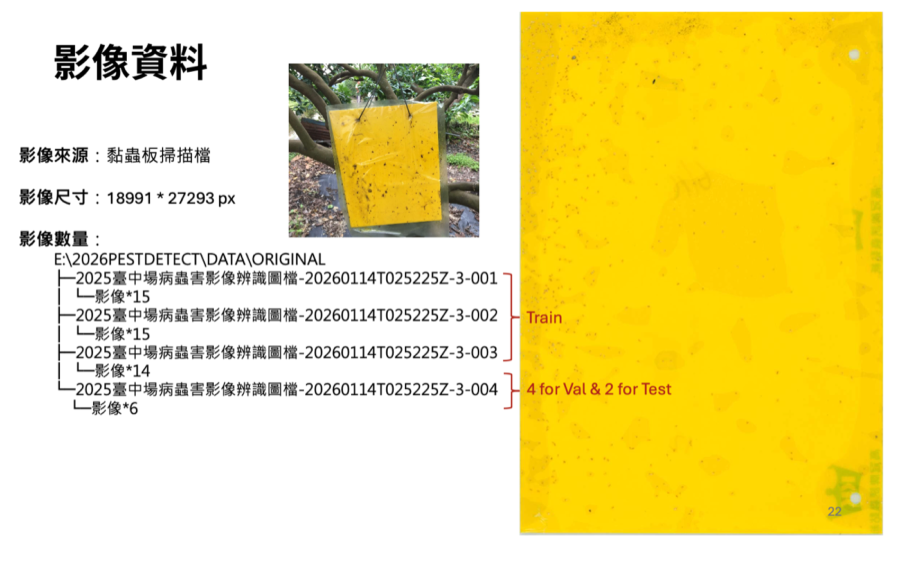
#> input picture 投稿格式/raw_sticky_trap_1.png, 1800 x 1175 px (shown at 1/2 size)
$ python pick_color.py --image '../投稿格式/raw_sticky_trap_1.png'
#> lines starting #> are read from the running program, lines starting #| are printed output that depends on the picture
"""
pick_color.py — 點選圖片上的像素，印出該點的 RGB / HSV 值

用法：
  python pick_color.py                                    # 從 filtered_output/candidate 隨機挑一張
  python pick_color.py --image path/to/tile.jpg           # 指定圖片
  python pick_color.py --input filtered_output/candidate  # 從資料夾隨機挑一張

操作方式：
  - 左鍵點選：印出該點顏色
  - 右鍵點選：印出該點顏色並加入「排除清單」
  - 按 N：換下一張圖
  - 按 Q 或 ESC：結束，印出建議的 HSV 範圍
"""

import argparse
import random
from pathlib import Path

import numpy as np
from PIL import Image
import cv2

SUPPORTED_EXT = {".jpg", ".jpeg", ".png", ".bmp"}
picked_colors = []  # 儲存點選的 HSV 值


def pil_to_hsv_array(img: Image.Image) -> np.ndarray:
    """回傳 HSV numpy array，shape=(H, W, 3)，值域 0-255。"""
    return np.array(img.convert("HSV"), dtype=np.uint8)


# [49 lines left out: functions hsv_to_color_name, mouse_callback, not called in this run]


def show_image(img_path: Path, scale: float = 4.0) -> str:
    """顯示圖片並等待操作，回傳 'next' 或 'quit'。"""
#> called with scale = 6
    with Image.open(img_path) as pil_img:
#> pil_img is the input picture: PIL image 1800x1175 RGBA; mean R, G, B, A 240.1, 224.3, 145.4, 255
        pil_img = pil_img.convert("RGB")
#> pil_img: PIL image 1800x1175 RGB
        w, h = pil_img.size
#> w = 1800; h = 1175
        hsv_arr = pil_to_hsv_array(pil_img)
#> in pil_to_hsv_array, `return np.array(img.convert("HSV"), dtype=np.uint8)`:
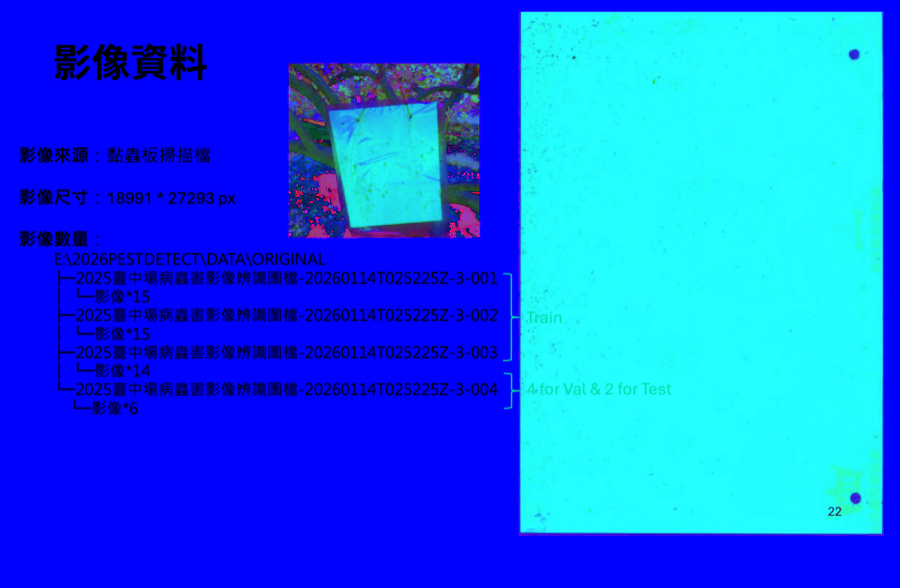
#> returned value: shape (1175, 1800, 3) (shown at 1/2 size); mean of channels 0, 1, 2 15.9, 97.8, 240.5; drawn as R, G, B
        img_rgb = np.array(pil_img)

    # 放大顯示（tile 通常很小，放大才看得清楚）
    disp_w = max(int(w * scale), 400)
#> disp_w = 10800
    disp_h = max(int(h * scale), 400)
#> disp_h = 7050
    display = cv2.resize(
        cv2.cvtColor(img_rgb, cv2.COLOR_RGB2BGR),
        (disp_w, disp_h), interpolation=cv2.INTER_NEAREST
    ).copy()

    win_name = "pick_color — 左鍵查詢 / 右鍵排除 / N換圖 / Q結束"
    cv2.namedWindow(win_name, cv2.WINDOW_NORMAL)
    cv2.resizeWindow(win_name, disp_w, disp_h)

    param = {
        "img_rgb": img_rgb,
        "hsv_arr": hsv_arr,
        "display": display,
        "scale": disp_w / w,
    }
    cv2.setMouseCallback(win_name, mouse_callback, param)
    cv2.imshow(win_name, display)
    print(f"\n📷 {img_path.name}  ({w}×{h}px)")
#| 📷 raw_sticky_trap_1.png  (1800×1175px)
    print("  左鍵=查詢顏色  右鍵=加入排除清單  N=下一張  Q/ESC=結束")

    while True:
        key = cv2.waitKey(0) & 0xFF
#> (key q is pressed here)
        if key in (ord("q"), 27):
            cv2.destroyAllWindows()
            return "quit"
        elif key == ord("n"):
            cv2.destroyAllWindows()
            return "next"


def summarize(picked: list) -> None:
    """根據點選的顏色，建議 filter_yellow.py 的排除範圍。"""
    if not picked:
        print("\n（沒有右鍵點選任何顏色，無法產生建議）")
        return

    hs = [p["h"] for p in picked]
    ss = [p["s"] for p in picked]
    vs = [p["v"] for p in picked]

    print("\n" + "=" * 50)
    print("右鍵點選的顏色統計：")
    print(f"  H 範圍：{min(hs)} ~ {max(hs)}")
    print(f"  S 範圍：{min(ss)} ~ {max(ss)}")
    print(f"  V 範圍：{min(vs)} ~ {max(vs)}")
    print()
    print("建議在 filter_yellow.py 加入以下排除條件：")
    h_min = max(0,   min(hs) - 5)
    h_max = min(255, max(hs) + 5)
    s_max = min(255, max(ss) + 10)
    v_min = max(0,   min(vs) - 10)
    print(f"  # 灰白/反光區域")
    print(f"  EXCLUDE_H_MIN = {h_min}")
    print(f"  EXCLUDE_H_MAX = {h_max}")
    print(f"  EXCLUDE_S_MAX = {s_max}   # 飽和度低於此值")
    print(f"  EXCLUDE_V_MIN = {v_min}   # 亮度高於此值")
    print("=" * 50)


# [8 lines left out: function collect_tiles, not called in this run]


def parse_args():
    parser = argparse.ArgumentParser(
        description="點選圖片像素，取得 HSV 值，協助設定過濾參數",
        formatter_class=argparse.ArgumentDefaultsHelpFormatter,
    )
    group = parser.add_mutually_exclusive_group()
    group.add_argument("--image", type=str, default=None,     help="指定單張圖片路徑")
    group.add_argument("--input", type=str,
                       default="filtered_output/candidate",   help="從資料夾隨機挑圖")
    parser.add_argument("--sample", type=int, default=20,     help="最多隨機取幾張")
    parser.add_argument("--scale",  type=float, default=6.0,  help="圖片放大倍數（預設 6x）")
    return parser.parse_args()


if __name__ == "__main__":
    args = parse_args()

    if args.image:
        tiles = [Path(args.image)]
    else:
        tiles = collect_tiles(Path(args.input), args.sample)
        random.shuffle(tiles)

    print(f"共 {len(tiles)} 張圖，右鍵點選你想排除的顏色區域")

    for tile_path in tiles:
        result = show_image(tile_path, scale=args.scale)
        if result == "quit":
            break

    summarize(picked_colors)

$ run again, on 投稿格式/preprocess_border.png
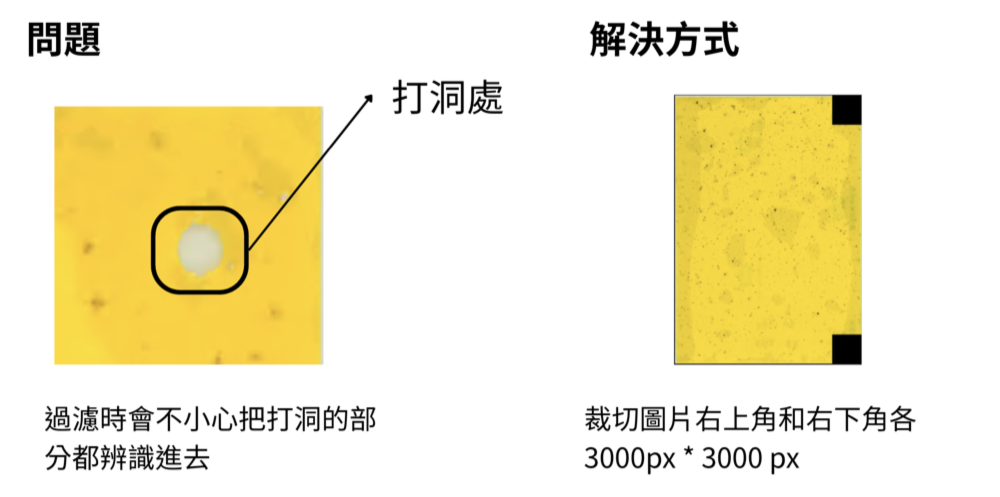
#> input picture 投稿格式/preprocess_border.png, 2000 x 994 px (shown at 1/2 size)
#> in show_image, pil_img is the input picture: PIL image 2000x994 RGBA; mean R, G, B, A 243.3, 235.7, 204.1, 255
#> pil_img: PIL image 2000x994 RGB
#> in pil_to_hsv_array, `return np.array(img.convert("HSV"), dtype=np.uint8)`:
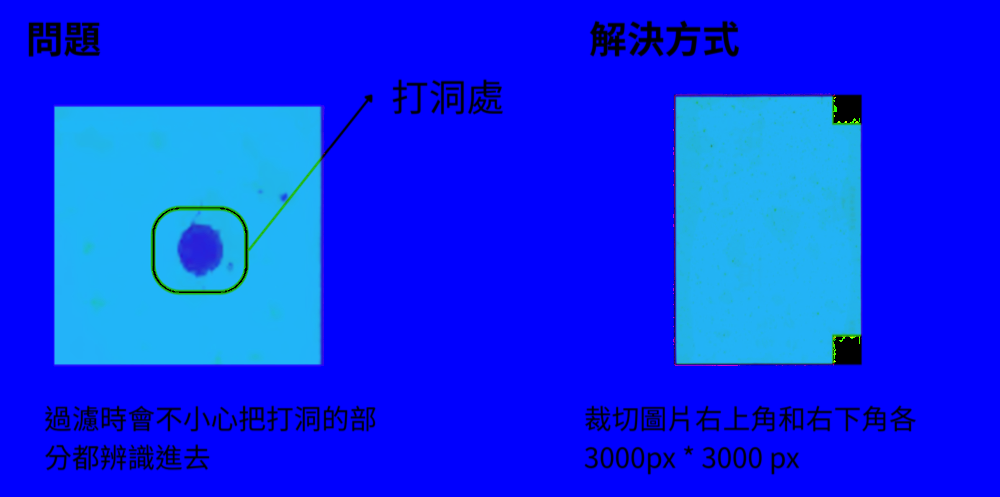
#> returned value: shape (994, 2000, 3) (shown at 1/2 size); mean of channels 0, 1, 2 8.3, 41.8, 243.3; drawn as R, G, B
#| 📷 preprocess_border.png  (2000×994px)

$ run again, on 投稿格式/preprocess_corners.png
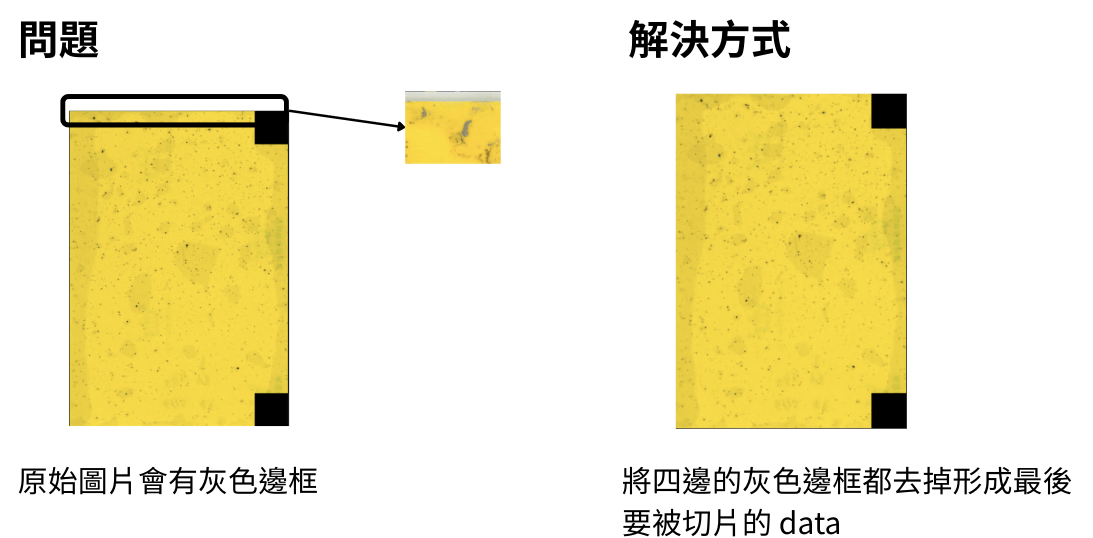
#> input picture 投稿格式/preprocess_corners.png, 2186 x 1076 px (shown at 1/2 size)
#> in show_image, pil_img is the input picture: PIL image 2186x1076 RGBA; mean R, G, B, A 241.7, 234.8, 200, 255
#> pil_img: PIL image 2186x1076 RGB
#> in pil_to_hsv_array, `return np.array(img.convert("HSV"), dtype=np.uint8)`:
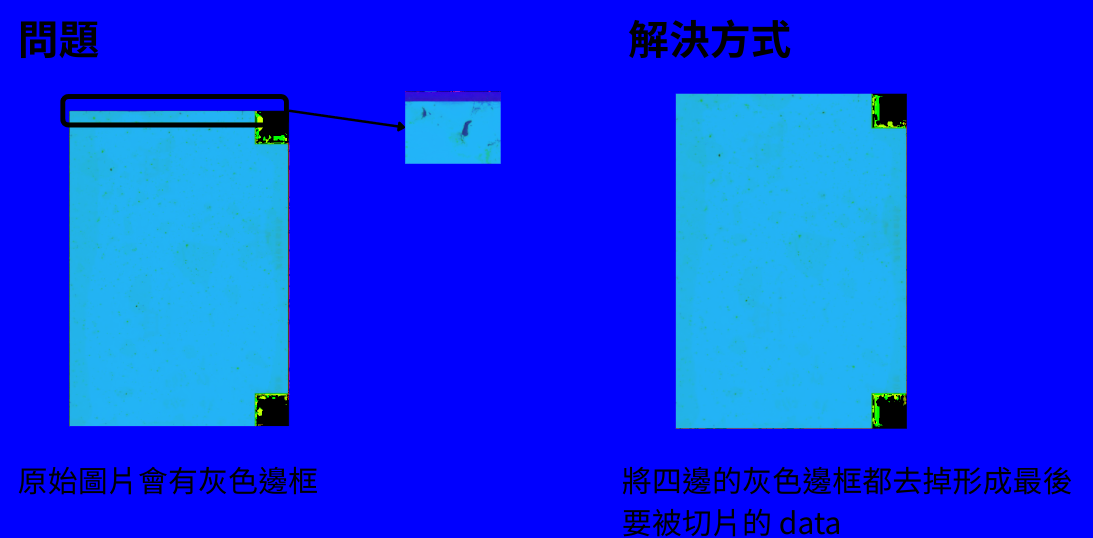
#> returned value: shape (1076, 2186, 3) (shown at 1/2 size); mean of channels 0, 1, 2 9.1, 45, 241.7; drawn as R, G, B
#| 📷 preprocess_corners.png  (2186×1076px)

$ run again, on 投稿格式/subcluster_example.png
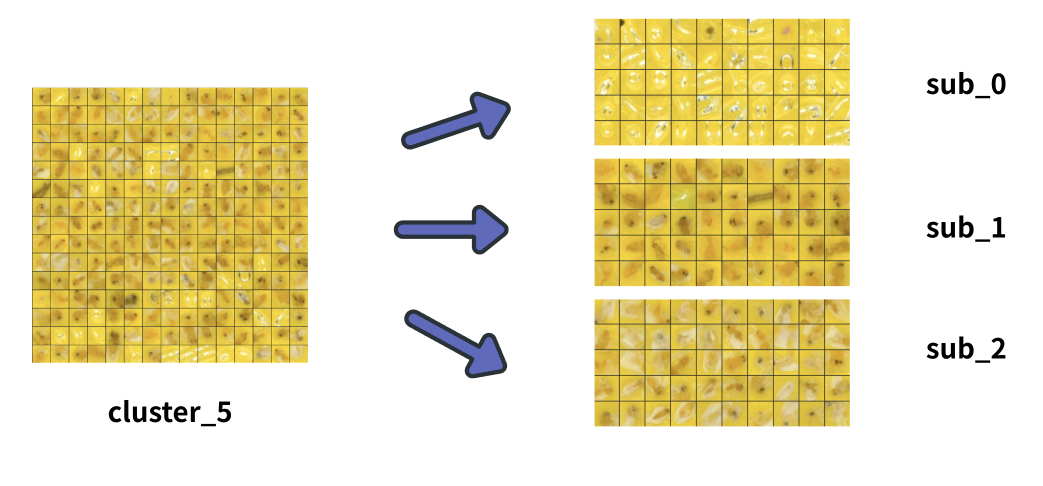
#> input picture 投稿格式/subcluster_example.png, 2086 x 972 px (shown at 1/2 size)
#> in show_image, pil_img is the input picture: PIL image 2086x972 RGBA; mean R, G, B, A 236.2, 226.8, 190, 255
#> pil_img: PIL image 2086x972 RGB
#> in pil_to_hsv_array, `return np.array(img.convert("HSV"), dtype=np.uint8)`:
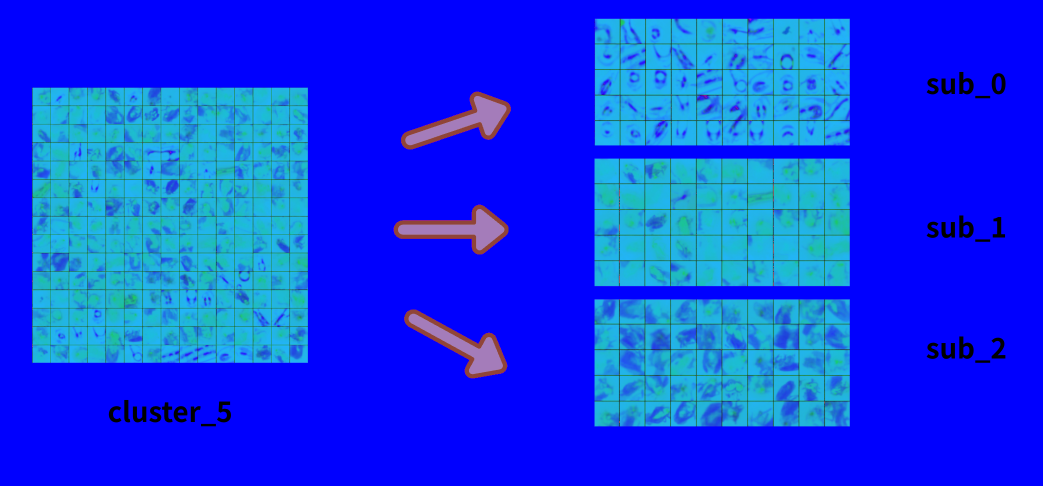
#> returned value: shape (972, 2086, 3) (shown at 1/2 size); mean of channels 0, 1, 2 13.9, 57.4, 237.1; drawn as R, G, B
#| 📷 subcluster_example.png  (2086×972px)
